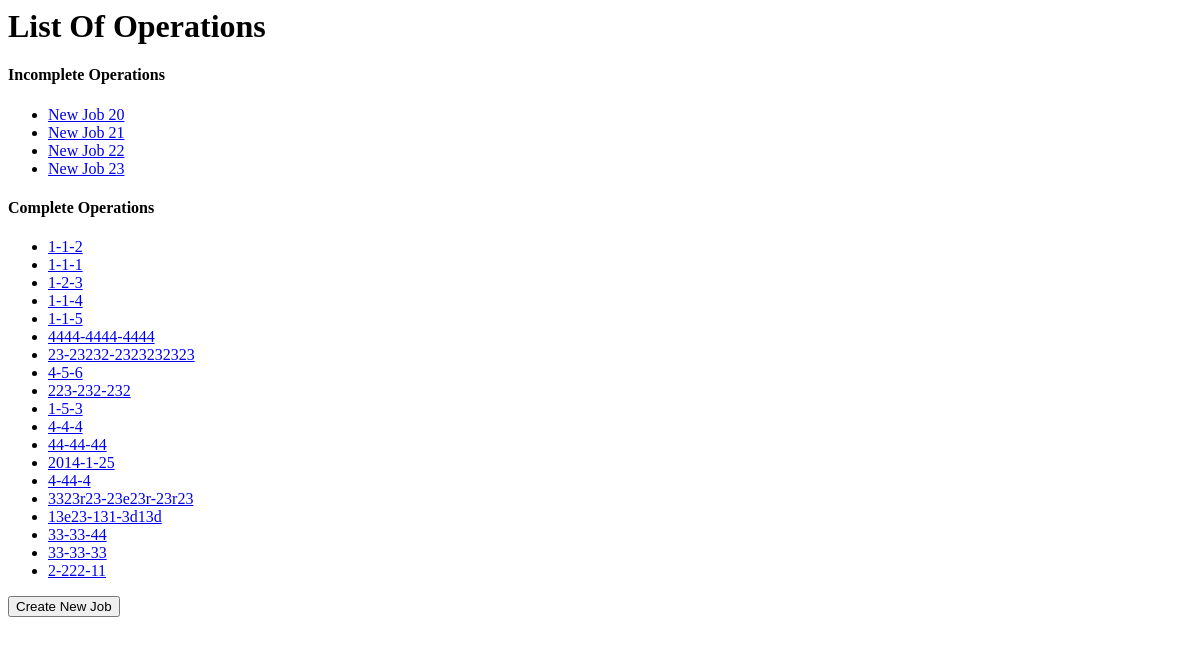
Before: /embossers/ with the older database file.
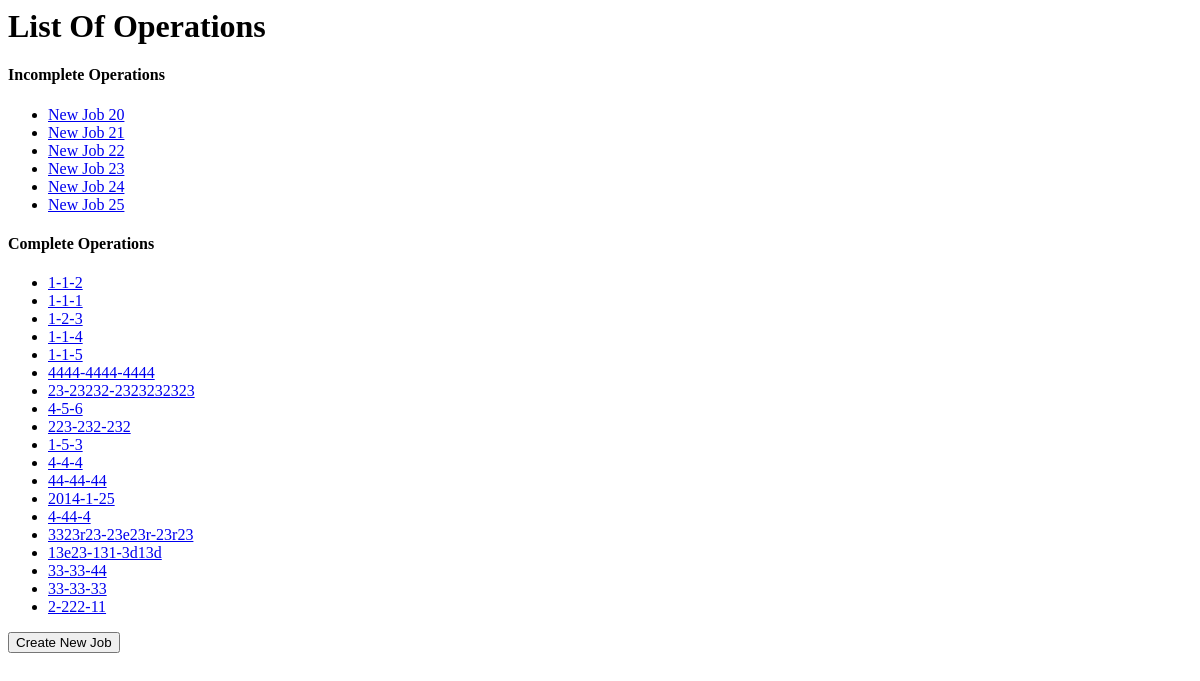
After: the same page with the newer database file.
### embossers/models.py (models this page shows, shortened)
class Job(models.Model):
    job_id = models.CharField(max_length=100, default="New Job", unique=True)
    date_created = models.DateTimeField('date created', auto_now_add=True)
    last_update = models.DateTimeField('last updated', default=timezone.now)
    date_submitted = models.DateTimeField(null=True, blank=True)
    process_outline = models.CharField(max_length=100, default="None", verbose_name="Process Template")
    has_process_outline_been_modified_for_this_operation = models.BooleanField(default=False, verbose_name="Edited Template")
    has_job_name_been_set = models.BooleanField(default=False)
    completed = models.BooleanField(default=False)
    disable_submit_button = models.BooleanField(default=False)
    job_number = models.CharField(max_length=100, blank=True)
    assembly_number = models.CharField(max_length=100, blank=True)
    operation_number = models.CharField(max_length=100, blank=True)
    def was_created_recently(self):
        now = timezone.now()
        return now - datetime.timedelta(days=1) <= self.date_created <= now
    was_created_recently.admin_order_field = 'date_created'
    was_created_recently.boolean = True
    was_created_recently.short_description = 'Created recently?'

### embossers/views.py (the view)
class IndexView(generic.ListView):
    template_name = 'embossers/pages/index.html'
    def get_context_data(self, **kwargs):
        context = super(IndexView, self).get_context_data(**kwargs)
        context['jobs'] = Job.objects.all()
        for job in context['jobs']:
            if job.completed == False:
                try:
                    context['incomplete_jobs'].append(job)
                except:
                    context['incomplete_jobs'] = []
                    context['incomplete_jobs'].append(job)
            if job.completed == True:
                try:
                    context['complete_jobs'].append(job)
                except:
                    context['complete_jobs'] = []
                    context['complete_jobs'].append(job)
        return context
    def get_queryset(self):
        return Job.objects.all()

### templates/embossers/pages/index.html
{% load static %}
<link rel="stylesheet" type="text/css" href="{% static 'embossers/style.css' %}" />
<h1>List Of Operations</h1>
{% if jobs %}
    <h4>Incomplete Operations</h4>
    <ul>
    {% for job in incomplete_jobs %}
        {% ifequal job.process_outline "None" %}
            {% ifequal job.has_process_outline_been_modified_for_this_operation False %}
                <li><a href="{% url 'embossers:pick_template' job.id %}">{{ job.job_id }}</a></li>
            {% else %}
                <li><a href="{% url 'embossers:detail' job.id %}">{{ job.job_id }}</a></li>
            {% endifequal %}
        {% else %}
            <li><a href="{% url 'embossers:detail' job.id %}">{{ job.job_id }}</a></li>
        {% endifequal %}
    {% endfor %}
    </ul>
    <h4>Complete Operations</h4>
    <ul>
        {% for job in complete_jobs %}
            {% ifequal job.process_outline "None" %}
                {% ifequal job.has_process_outline_been_modified_for_this_operation False %}
                    <li><a href="{% url 'embossers:pick_template' job.id %}">{{ job.job_id }}</a></li>
                {% else %}
                    <li><a href="{% url 'embossers:detail' job.id %}">{{ job.job_id }}</a></li>
                {% endifequal %}
            {% else %}
                <li><a href="{% url 'embossers:detail' job.id %}">{{ job.job_id }}</a></li>
            {% endifequal %}
        {% endfor %}
        </ul>
{% else %}
    <p>No jobs are available.</p>
{% endif %}
<form action="{% url 'embossers:create_job' %}" name="create_job_from_index">
    <button type="submit">Create New Job</button>
</form>

Changed rows visible on the page:
added Job: job_id "New Job 24", shown under "Incomplete Operations"
added Job: job_id "New Job 25", shown under "Incomplete Operations"
